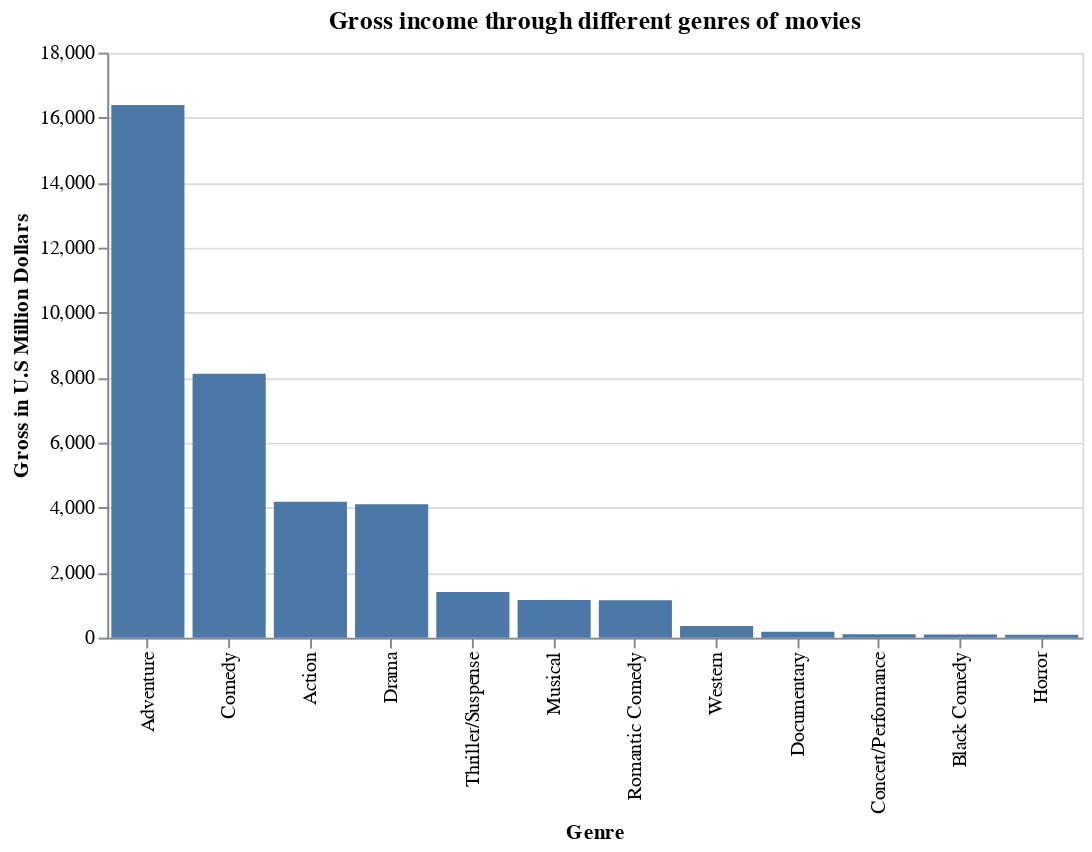

Here is the notebook cell this chart was saved with:
### Markdown cell above
Now that we have our values, let's generate a bar plot.

### Code cell
gross_plot = (
        alt.Chart(genre_df, width=500, height=300)
        .mark_bar()
        .encode(
            x=alt.X("genre:O",sort="-y", title="Genre"),
            y=alt.Y("total_gross:Q", title="Gross in U.S Million Dollars"),
         )
        .properties(title="Gross income through different genres of movies")
    )

gross_plot

### Figure 1 — Vega-Lite specification as saved in the notebook (floating-point values rounded to 4 significant figures)
{"config": {"view": {"continuousWidth": 400, "continuousHeight": 300}}, "data": {"name": "data-2bb1cd44cc52dba57a9cf9b91f754946"}, "mark": "bar", "encoding": {"x": {"type": "ordinal", "field": "genre", "sort": "-y", "title": "Genre"}, "y": {"type": "quantitative", "field": "total_gross", "title": "Gross in U.S Million Dollars"}}, "height": 300, "title": "Gross income through different genres of movies", "width": 500, "$schema": "https://vega.github.io/schema/vega-lite/v4.8.1.json", "datasets": {"data-2bb1cd44cc52dba57a9cf9b91f754946": [{"genre": "Action", "total_gross": 4185.0}, {"genre": "Adventure", "total_gross": 16390.0}, {"genre": "Black Comedy", "total_gross": 97.54}, {"genre": "Comedy", "total_gross": 8120.0}, {"genre": "Concert/Performance", "total_gross": 103.5}, {"genre": "Documentary", "total_gross": 180.7}, {"genre": "Drama", "total_gross": 4107.0}, {"genre": "Horror", "total_gross": 87.08}, {"genre": "Musical", "total_gross": 1157.0}, {"genre": "Romantic Comedy", "total_gross": 1152.0}, {"genre": "Thriller/Suspense", "total_gross": 1407.0}, {"genre": "Western", "total_gross": 359.0}]}}
